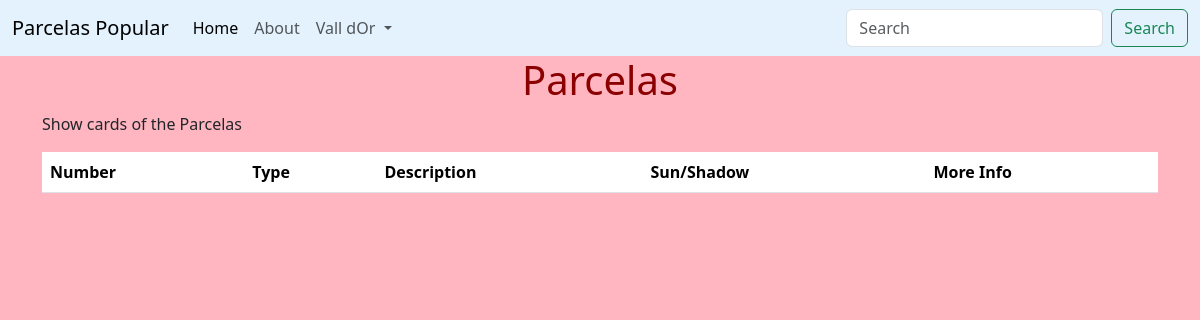
Before: /parcelas with the older database file.
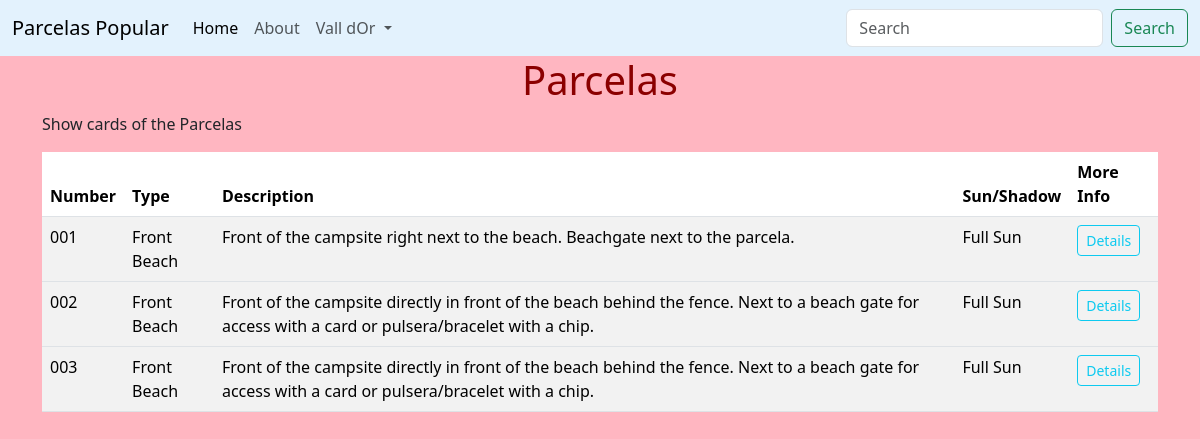
After: the same page with the newer database file.
### cvdor/models.py (models this page shows, shortened)
class Parcela(models.Model):
    number = models.CharField('Plot Number', max_length=20)
    campsite = models.ForeignKey(Campsite, blank=True, null=True, on_delete=models.CASCADE)
    group = models.ForeignKey('Group', blank=True, null=True, on_delete=models.CASCADE)
    width = models.IntegerField('Size', blank=True)
    length = models.IntegerField('Plot Length', blank=True)
    description = models.TextField('Description')
    sun = models.ForeignKey(Sun, blank=True, null=True, on_delete=models.CASCADE)

class Group(models.Model):
    name = models.CharField('Group', max_length=25)
    def __str__(self):
        return self.name

class Sun(models.Model):
    sun = models.CharField('SunOrShadow', max_length=25, default='sun')
    def __str__(self):
        return self.sun

### cvdor/views.py (the view)
# urls.py: path('parcelas', views.all_parcelas, name='all-parcelas'),
def all_parcelas(request):
    parcela_list = Parcela.objects.all()
    return render(request, 'list_parcelas.html', {'parcela_list': parcela_list})

### cvdor/templates/list_parcelas.html
{% extends 'base.html' %}
{% block content %}
<div class=container>
  <h1>Parcelas</h1>
    <p>Show cards of the Parcelas</p>
<table class="table table-striped table-hover">
  <thead>
    <tr>
      <th scope="col">Number</th>
      <th scope="col">Type</th>
      <th scope="col">Description</th>
      <th scope="col">Sun/Shadow</th>
      <th scope="col">More Info</th>
    </tr>
  </thead>
    {% for parcela in parcela_list %}
  <tbody>
    <tr>
      <td>{{ parcela.number}}</td>
      <td>{{ parcela.group}}</td>
      <td>{{ parcela.description}}</td>
      <td>{{ parcela.sun}}</td>
      <td> <a class="btn btn-outline-info btn-sm" href="{% url 'show-parcela' parcela.id %}">Details</a></td>
    </tr>
  </tbody>
    {% endfor %}
</table>
</div>
{% endblock %}

### cvdor/templates/base.html (shortened to what this page needs)
{% load static %}
<!doctype html>
<html lang="en">
  <head>
    <link href="https://cdn.jsdelivr.net/npm/bootstrap@5.3.1/dist/css/bootstrap.min.css" rel="stylesheet">
  <link rel="stylesheet" type="text/css" href="{% static 'cvdor/css/style.css' %}">
  </head>
  <body>
    {% include 'navbar.html' %}
{% block content %}{% endblock %}
  </body>
</html>

### cvdor/templates/navbar.html (shortened to what this page needs)
  <nav class="navbar navbar-expand-lg " style="background-color: #e3f2fd;">
  <div class="container-fluid">
    <a class="navbar-brand" href="#">Parcelas Popular</a>
    <div class="collapse navbar-collapse" id="navbarSupportedContent">
      <ul class="navbar-nav me-auto mb-2 mb-lg-0">
        <li class="nav-item">
          <a class="nav-link active" aria-current="page" href="{% url 'home' %}">Home</a>
        </li>
        <li class="nav-item">
          <a class="nav-link" href="{% url 'about' %}">About</a>
        </li>
        <li class="nav-item dropdown">
          <a class="nav-link dropdown-toggle" href="#" role="button" data-bs-toggle="dropdown" aria-expanded="false">
            Vall dOr
          </a>
        </li>
      </ul>
      <form class="d-flex" role="search">
        <input class="form-control me-2" type="search" placeholder="Search" aria-label="Search">
        <button class="btn btn-outline-success" type="submit">Search</button>
      </form>
    </div>
  </div>
</nav>

### cvdor/static/cvdor/css/style.css (style rules this page uses)
h1 { color: darkred; text-align: center; }
body { background-color: lightpink; }

Changed rows visible on the page:
added Parcela: number "001", group "Front Beach", description "Front of the campsite right next to the beach. Beachgate next to the parcela.", sun "Full Sun"
added Parcela: number "002", group "Front Beach", description "Front of the campsite directly in front of the beach behind the fence. Next to a beach gate for access with a card or pulsera/bracelet with a chip.", sun "Full Sun"
added Parcela: number "003", group "Front Beach", description "Front of the campsite directly in front of the beach behind the fence. Next to a beach gate for access with a card or pulsera/bracelet with a chip.", sun "Full Sun"
